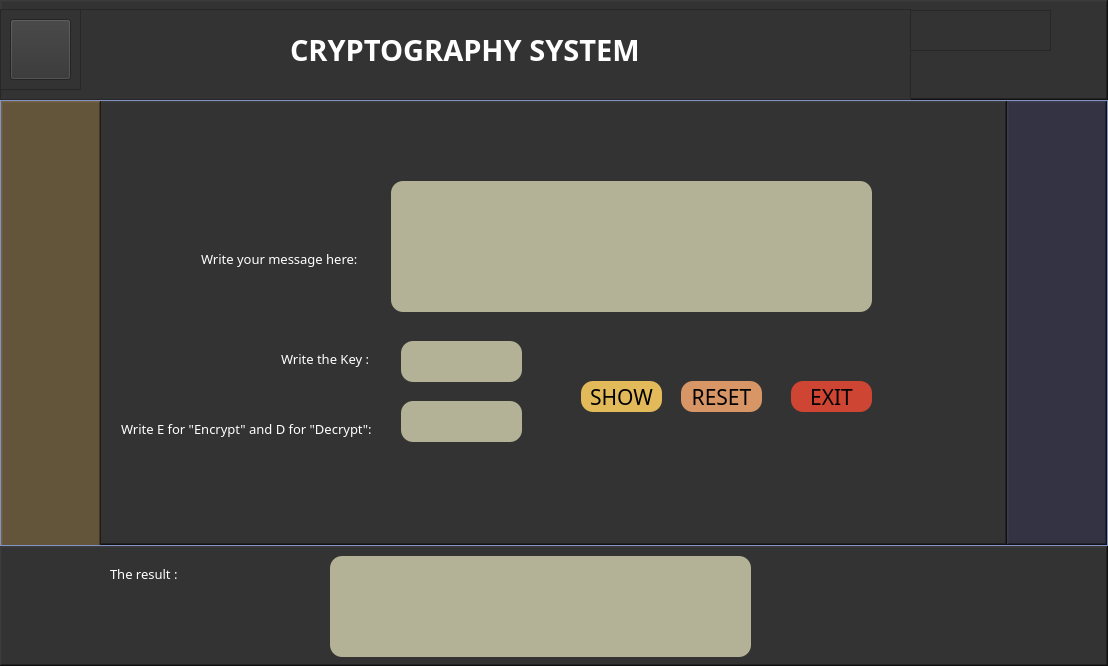
<?xml version="1.0" encoding="UTF-8"?>
<ui version="4.0">
 <class>Form</class>
 <widget class="QWidget" name="Form">
  <property name="geometry">
   <rect>
    <x>0</x>
    <y>0</y>
    <width>1108</width>
    <height>666</height>
   </rect>
  </property>
  <property name="windowTitle">
   <string>Form</string>
  </property>
  <property name="styleSheet">
   <string notr="true">background-color: rgb(51, 51, 51);</string>
  </property>
  <layout class="QVBoxLayout" name="verticalLayout">
   <property name="spacing">
    <number>0</number>
   </property>
   <property name="leftMargin">
    <number>0</number>
   </property>
   <property name="topMargin">
    <number>0</number>
   </property>
   <property name="rightMargin">
    <number>0</number>
   </property>
   <property name="bottomMargin">
    <number>0</number>
   </property>
   <item>
    <widget class="QFrame" name="frame">
     <property name="maximumSize">
      <size>
       <width>16777215</width>
       <height>100</height>
      </size>
     </property>
     <property name="styleSheet">
      <string notr="true">background-color: rgb(51, 51, 51);</string>
     </property>
     <property name="frameShape">
      <enum>QFrame::WinPanel</enum>
     </property>
     <property name="frameShadow">
      <enum>QFrame::Raised</enum>
     </property>
     <widget class="QFrame" name="frame_7">
      <property name="geometry">
       <rect>
        <x>910</x>
        <y>10</y>
        <width>141</width>
        <height>41</height>
       </rect>
      </property>
      <property name="maximumSize">
       <size>
        <width>500</width>
        <height>200</height>
       </size>
      </property>
      <property name="styleSheet">
       <string notr="true">background-color: rgb(51, 51, 51);</string>
      </property>
      <property name="frameShape">
       <enum>QFrame::StyledPanel</enum>
      </property>
      <property name="frameShadow">
       <enum>QFrame::Raised</enum>
      </property>
      <layout class="QHBoxLayout" name="horizontalLayout_2">
       <property name="spacing">
        <number>0</number>
       </property>
       <property name="leftMargin">
        <number>0</number>
       </property>
       <property name="topMargin">
        <number>0</number>
       </property>
       <property name="rightMargin">
        <number>0</number>
       </property>
       <property name="bottomMargin">
        <number>0</number>
       </property>
      </layout>
     </widget>
     <widget class="QFrame" name="frame_8">
      <property name="geometry">
       <rect>
        <x>0</x>
        <y>9</y>
        <width>911</width>
        <height>91</height>
       </rect>
      </property>
      <property name="styleSheet">
       <string notr="true">background-color: rgb(171, 191, 255);
background-color: rgb(51, 51, 51);</string>
      </property>
      <property name="frameShape">
       <enum>QFrame::StyledPanel</enum>
      </property>
      <property name="frameShadow">
       <enum>QFrame::Raised</enum>
      </property>
      <widget class="QFrame" name="frame_9">
       <property name="geometry">
        <rect>
         <x>0</x>
         <y>0</y>
         <width>81</width>
         <height>81</height>
        </rect>
       </property>
       <property name="styleSheet">
        <string notr="true">background-color: rgb(51, 51, 51);</string>
       </property>
       <property name="frameShape">
        <enum>QFrame::StyledPanel</enum>
       </property>
       <property name="frameShadow">
        <enum>QFrame::Raised</enum>
       </property>
       <layout class="QVBoxLayout" name="verticalLayout_2">
        <item>
         <widget class="QPushButton" name="pushButton_4">
          <property name="maximumSize">
           <size>
            <width>100</width>
            <height>61</height>
           </size>
          </property>
          <property name="styleSheet">
           <string notr="true">background-color: rgb(51, 51, 51);
image: url(:/newPrefix/encrypt.jpg);</string>
          </property>
          <property name="text">
           <string/>
          </property>
          <property name="icon">
           <iconset>
            <normaloff>../../Downloads/menu.png</normaloff>../../Downloads/menu.png</iconset>
          </property>
          <property name="iconSize">
           <size>
            <width>40</width>
            <height>40</height>
           </size>
          </property>
         </widget>
        </item>
       </layout>
      </widget>
      <widget class="QLabel" name="label">
       <property name="geometry">
        <rect>
         <x>290</x>
         <y>20</y>
         <width>361</width>
         <height>41</height>
        </rect>
       </property>
       <property name="font">
        <font>
         <family>Century Gothic</family>
         <pointsize>22</pointsize>
         <weight>75</weight>
         <bold>true</bold>
        </font>
       </property>
       <property name="styleSheet">
        <string notr="true">color: rgb(255, 255, 255);</string>
       </property>
       <property name="text">
        <string>CRYPTOGRAPHY SYSTEM</string>
       </property>
      </widget>
     </widget>
    </widget>
   </item>
   <item>
    <widget class="QFrame" name="frame_2">
     <property name="maximumSize">
      <size>
       <width>16777215</width>
       <height>500</height>
      </size>
     </property>
     <property name="styleSheet">
      <string notr="true">background-color: rgb(171, 191, 255);</string>
     </property>
     <property name="frameShape">
      <enum>QFrame::StyledPanel</enum>
     </property>
     <property name="frameShadow">
      <enum>QFrame::Raised</enum>
     </property>
     <layout class="QHBoxLayout" name="horizontalLayout">
      <property name="spacing">
       <number>0</number>
      </property>
      <property name="leftMargin">
       <number>0</number>
      </property>
      <property name="topMargin">
       <number>0</number>
      </property>
      <property name="rightMargin">
       <number>0</number>
      </property>
      <property name="bottomMargin">
       <number>0</number>
      </property>
      <item>
       <widget class="QFrame" name="Form_2">
        <property name="maximumSize">
         <size>
          <width>16777215</width>
          <height>1500</height>
         </size>
        </property>
        <property name="font">
         <font>
          <pointsize>11</pointsize>
         </font>
        </property>
        <property name="styleSheet">
         <string notr="true">background-color: rgb(51, 51, 51);</string>
        </property>
        <property name="frameShape">
         <enum>QFrame::WinPanel</enum>
        </property>
        <property name="frameShadow">
         <enum>QFrame::Raised</enum>
        </property>
        <widget class="QFrame" name="frame_4">
         <property name="geometry">
          <rect>
           <x>0</x>
           <y>0</y>
           <width>100</width>
           <height>498</height>
          </rect>
         </property>
         <property name="maximumSize">
          <size>
           <width>100</width>
           <height>16777215</height>
          </size>
         </property>
         <property name="styleSheet">
          <string notr="true">
QFrame{
background-color: #000;
	background-color: rgb(99, 85, 58);

}

QPushButton{
padding: 5px 10px;
border: none;
border-radius: 10px;
background: #000;
color: #fff;
}

QPushButton: hover{
background-color: rgb(0,92,157);
}
</string>
         </property>
         <property name="frameShape">
          <enum>QFrame::WinPanel</enum>
         </property>
         <property name="frameShadow">
          <enum>QFrame::Raised</enum>
         </property>
         <layout class="QVBoxLayout" name="verticalLayout_3">
          <item>
           <widget class="QPushButton" name="pushButton_7">
            <property name="minimumSize">
             <size>
              <width>0</width>
              <height>26</height>
             </size>
            </property>
            <property name="maximumSize">
             <size>
              <width>78</width>
              <height>16777215</height>
             </size>
            </property>
            <property name="font">
             <font>
              <family>Century Gothic</family>
              <pointsize>16</pointsize>
              <weight>75</weight>
              <bold>true</bold>
             </font>
            </property>
            <property name="styleSheet">
             <string notr="true">background-color: rgb(99, 85, 58);

image: url(:/newPrefix/houseY.png);</string>
            </property>
            <property name="text">
             <string/>
            </property>
            <property name="icon">
             <iconset>
              <normaloff>../../../Downloads/icons8-home-48.png</normaloff>../../../Downloads/icons8-home-48.png</iconset>
            </property>
           </widget>
          </item>
          <item>
           <widget class="QPushButton" name="pushButton_5">
            <property name="font">
             <font>
              <family>Century Gothic</family>
              <pointsize>13</pointsize>
             </font>
            </property>
            <property name="styleSheet">
             <string notr="true">background-color: rgb(99, 85, 58);
image: url(:/newPrefix/enter.png);
</string>
            </property>
            <property name="text">
             <string/>
            </property>
            <property name="icon">
             <iconset>
              <normaloff>../../../Downloads/icons8-login-60.png</normaloff>../../../Downloads/icons8-login-60.png</iconset>
            </property>
           </widget>
          </item>
          <item>
           <widget class="QPushButton" name="pushButton_6">
            <property name="font">
             <font>
              <family>Century Gothic</family>
              <pointsize>8</pointsize>
             </font>
            </property>
            <property name="styleSheet">
             <string notr="true">background-color: rgb(99, 85, 58);
image: url(:/newPrefix/register.png);
</string>
            </property>
            <property name="text">
             <string/>
            </property>
            <property name="icon">
             <iconset>
              <normaloff>../../../Downloads/icons8-register-64.png</normaloff>../../../Downloads/icons8-register-64.png</iconset>
            </property>
           </widget>
          </item>
         </layout>
        </widget>
        <widget class="QLabel" name="label_2">
         <property name="geometry">
          <rect>
           <x>200</x>
           <y>150</y>
           <width>171</width>
           <height>16</height>
          </rect>
         </property>
         <property name="font">
          <font>
           <family>Century Gothic</family>
           <pointsize>10</pointsize>
          </font>
         </property>
         <property name="styleSheet">
          <string notr="true">color: rgb(255, 255, 255);</string>
         </property>
         <property name="text">
          <string>Write your message here:</string>
         </property>
        </widget>
        <widget class="QLabel" name="label_3">
         <property name="geometry">
          <rect>
           <x>280</x>
           <y>250</y>
           <width>101</width>
           <height>16</height>
          </rect>
         </property>
         <property name="font">
          <font>
           <family>Century Gothic</family>
           <pointsize>10</pointsize>
          </font>
         </property>
         <property name="styleSheet">
          <string notr="true">color: rgb(255, 255, 255);</string>
         </property>
         <property name="text">
          <string>Write the Key :</string>
         </property>
        </widget>
        <widget class="QLabel" name="label_4">
         <property name="geometry">
          <rect>
           <x>120</x>
           <y>320</y>
           <width>261</width>
           <height>16</height>
          </rect>
         </property>
         <property name="font">
          <font>
           <family>Century Gothic</family>
           <pointsize>10</pointsize>
          </font>
         </property>
         <property name="styleSheet">
          <string notr="true">color: rgb(255, 255, 255);</string>
         </property>
         <property name="text">
          <string>Write E for &quot;Encrypt&quot; and D for &quot;Decrypt&quot;:</string>
         </property>
        </widget>
        <widget class="QLineEdit" name="lineEdit">
         <property name="geometry">
          <rect>
           <x>390</x>
           <y>80</y>
           <width>481</width>
           <height>131</height>
          </rect>
         </property>
         <property name="styleSheet">
          <string notr="true">background-color: rgb(179, 177, 150);
border-radius:12px;</string>
         </property>
         <property name="text">
          <string/>
         </property>
        </widget>
        <widget class="QLineEdit" name="lineEdit_2">
         <property name="geometry">
          <rect>
           <x>400</x>
           <y>240</y>
           <width>121</width>
           <height>41</height>
          </rect>
         </property>
         <property name="styleSheet">
          <string notr="true">background-color: rgb(179, 177, 150);
border-radius:12px;</string>
         </property>
         <property name="text">
          <string/>
         </property>
        </widget>
        <widget class="QLineEdit" name="lineEdit_3">
         <property name="geometry">
          <rect>
           <x>400</x>
           <y>300</y>
           <width>121</width>
           <height>41</height>
          </rect>
         </property>
         <property name="styleSheet">
          <string notr="true">background-color: rgb(179, 177, 150);
border-radius:12px;</string>
         </property>
         <property name="text">
          <string/>
         </property>
        </widget>
        <widget class="QPushButton" name="SHOW">
         <property name="geometry">
          <rect>
           <x>580</x>
           <y>280</y>
           <width>81</width>
           <height>31</height>
          </rect>
         </property>
         <property name="font">
          <font>
           <family>Century Gothic</family>
           <pointsize>16</pointsize>
          </font>
         </property>
         <property name="styleSheet">
          <string notr="true">border-radius:12px;
background-color: rgb(226, 186, 90);</string>
         </property>
         <property name="text">
          <string>SHOW</string>
         </property>
        </widget>
        <widget class="QPushButton" name="RESET">
         <property name="geometry">
          <rect>
           <x>680</x>
           <y>280</y>
           <width>81</width>
           <height>31</height>
          </rect>
         </property>
         <property name="font">
          <font>
           <family>Century Gothic</family>
           <pointsize>16</pointsize>
          </font>
         </property>
         <property name="styleSheet">
          <string notr="true">border-radius:12px;
background-color: rgb(216, 150, 102);</string>
         </property>
         <property name="text">
          <string>RESET</string>
         </property>
        </widget>
        <widget class="QPushButton" name="EXIT">
         <property name="geometry">
          <rect>
           <x>790</x>
           <y>280</y>
           <width>81</width>
           <height>31</height>
          </rect>
         </property>
         <property name="font">
          <font>
           <family>Century Gothic</family>
           <pointsize>16</pointsize>
          </font>
         </property>
         <property name="styleSheet">
          <string notr="true">border-radius:12px;
background-color: rgb(206, 69, 51);</string>
         </property>
         <property name="text">
          <string>EXIT</string>
         </property>
        </widget>
       </widget>
      </item>
      <item>
       <widget class="QFrame" name="frame_6">
        <property name="maximumSize">
         <size>
          <width>100</width>
          <height>16777215</height>
         </size>
        </property>
        <property name="styleSheet">
         <string notr="true">background-color: rgb(51, 51, 68);</string>
        </property>
        <property name="frameShape">
         <enum>QFrame::WinPanel</enum>
        </property>
        <property name="frameShadow">
         <enum>QFrame::Raised</enum>
        </property>
       </widget>
      </item>
     </layout>
    </widget>
   </item>
   <item>
    <widget class="QFrame" name="frame_3">
     <property name="maximumSize">
      <size>
       <width>16777215</width>
       <height>120</height>
      </size>
     </property>
     <property name="styleSheet">
      <string notr="true">background-color: rgb(51, 51, 51);</string>
     </property>
     <property name="frameShape">
      <enum>QFrame::WinPanel</enum>
     </property>
     <property name="frameShadow">
      <enum>QFrame::Raised</enum>
     </property>
     <widget class="QLabel" name="label_5">
      <property name="geometry">
       <rect>
        <x>110</x>
        <y>20</y>
        <width>101</width>
        <height>16</height>
       </rect>
      </property>
      <property name="font">
       <font>
        <family>Century Gothic</family>
        <pointsize>10</pointsize>
       </font>
      </property>
      <property name="styleSheet">
       <string notr="true">color: rgb(255, 255, 255);</string>
      </property>
      <property name="text">
       <string>The result :</string>
      </property>
     </widget>
     <widget class="QLineEdit" name="lineEdit_4">
      <property name="geometry">
       <rect>
        <x>330</x>
        <y>10</y>
        <width>421</width>
        <height>101</height>
       </rect>
      </property>
      <property name="styleSheet">
       <string notr="true">background-color: rgb(179, 177, 150);
border-radius:12px;</string>
      </property>
      <property name="text">
       <string/>
      </property>
     </widget>
    </widget>
   </item>
  </layout>
 </widget>
 <resources>
  <include location="images.qrc"/>
 </resources>
 <connections/>
</ui>
